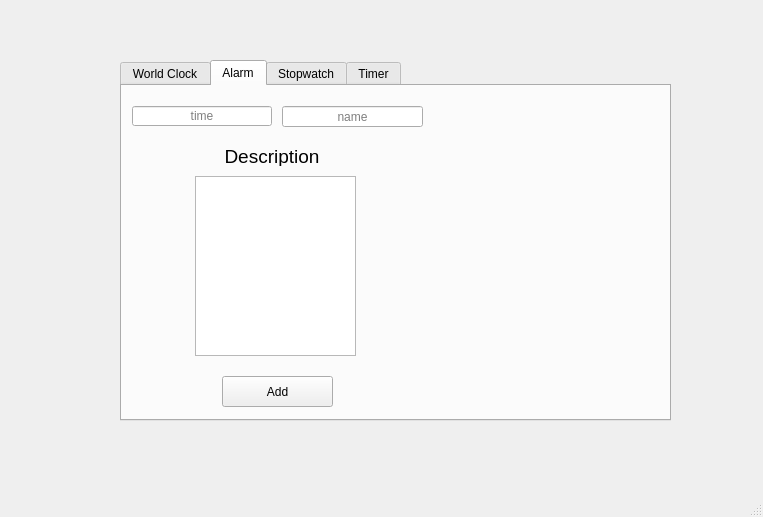
<?xml version="1.0" encoding="UTF-8"?>
<ui version="4.0">
 <class>MainWindow</class>
 <widget class="QMainWindow" name="MainWindow">
  <property name="geometry">
   <rect>
    <x>0</x>
    <y>0</y>
    <width>763</width>
    <height>517</height>
   </rect>
  </property>
  <property name="windowTitle">
   <string>MainWindow</string>
  </property>
  <widget class="QWidget" name="centralwidget">
   <widget class="QTabWidget" name="tabWidget">
    <property name="geometry">
     <rect>
      <x>120</x>
      <y>60</y>
      <width>551</width>
      <height>361</height>
     </rect>
    </property>
    <property name="currentIndex">
     <number>1</number>
    </property>
    <widget class="QWidget" name="tab">
     <attribute name="title">
      <string>World Clock</string>
     </attribute>
     <widget class="QPushButton" name="btn_ir_worldclock">
      <property name="geometry">
       <rect>
        <x>50</x>
        <y>260</y>
        <width>121</width>
        <height>31</height>
       </rect>
      </property>
      <property name="font">
       <font>
        <family>MRT_Nil 3</family>
        <pointsize>13</pointsize>
       </font>
      </property>
      <property name="text">
       <string>IR</string>
      </property>
     </widget>
     <widget class="QLabel" name="label_worldclock">
      <property name="geometry">
       <rect>
        <x>180</x>
        <y>80</y>
        <width>171</width>
        <height>51</height>
       </rect>
      </property>
      <property name="font">
       <font>
        <family>Seven Segment</family>
        <pointsize>40</pointsize>
       </font>
      </property>
      <property name="text">
       <string>0:0:0</string>
      </property>
      <property name="alignment">
       <set>Qt::AlignCenter</set>
      </property>
     </widget>
     <widget class="QPushButton" name="btn_de_worldclock">
      <property name="geometry">
       <rect>
        <x>210</x>
        <y>260</y>
        <width>121</width>
        <height>31</height>
       </rect>
      </property>
      <property name="font">
       <font>
        <family>MRT_Nil 3</family>
        <pointsize>13</pointsize>
       </font>
      </property>
      <property name="text">
       <string>DE</string>
      </property>
     </widget>
     <widget class="QPushButton" name="btn_us_worldclock">
      <property name="geometry">
       <rect>
        <x>370</x>
        <y>260</y>
        <width>121</width>
        <height>31</height>
       </rect>
      </property>
      <property name="font">
       <font>
        <family>MRT_Nil 3</family>
        <pointsize>13</pointsize>
       </font>
      </property>
      <property name="text">
       <string>us</string>
      </property>
     </widget>
    </widget>
    <widget class="QWidget" name="tab_3">
     <attribute name="title">
      <string>Alarm</string>
     </attribute>
     <widget class="QLineEdit" name="le_name_alarm">
      <property name="geometry">
       <rect>
        <x>160</x>
        <y>20</y>
        <width>141</width>
        <height>21</height>
       </rect>
      </property>
      <property name="toolTip">
       <string/>
      </property>
      <property name="whatsThis">
       <string/>
      </property>
      <property name="alignment">
       <set>Qt::AlignCenter</set>
      </property>
      <property name="placeholderText">
       <string>name</string>
      </property>
      <property name="cursorMoveStyle">
       <enum>Qt::LogicalMoveStyle</enum>
      </property>
     </widget>
     <widget class="QLineEdit" name="le_time_alarm">
      <property name="geometry">
       <rect>
        <x>10</x>
        <y>20</y>
        <width>140</width>
        <height>20</height>
       </rect>
      </property>
      <property name="alignment">
       <set>Qt::AlignCenter</set>
      </property>
      <property name="placeholderText">
       <string>time</string>
      </property>
     </widget>
     <widget class="QTextEdit" name="te_description__alarm">
      <property name="geometry">
       <rect>
        <x>73</x>
        <y>90</y>
        <width>161</width>
        <height>180</height>
       </rect>
      </property>
     </widget>
     <widget class="QLabel" name="label">
      <property name="geometry">
       <rect>
        <x>100</x>
        <y>60</y>
        <width>100</width>
        <height>20</height>
       </rect>
      </property>
      <property name="font">
       <font>
        <pointsize>14</pointsize>
       </font>
      </property>
      <property name="text">
       <string>Description</string>
      </property>
      <property name="alignment">
       <set>Qt::AlignCenter</set>
      </property>
     </widget>
     <widget class="QPushButton" name="btn_add_alarm">
      <property name="geometry">
       <rect>
        <x>100</x>
        <y>290</y>
        <width>111</width>
        <height>31</height>
       </rect>
      </property>
      <property name="text">
       <string>Add</string>
      </property>
     </widget>
     <widget class="QWidget" name="gridLayoutWidget">
      <property name="geometry">
       <rect>
        <x>310</x>
        <y>0</y>
        <width>241</width>
        <height>341</height>
       </rect>
      </property>
      <layout class="QGridLayout" name="gridLayout"/>
     </widget>
    </widget>
    <widget class="QWidget" name="tab_4">
     <attribute name="title">
      <string>Stopwatch</string>
     </attribute>
     <widget class="QLabel" name="label_stopwatch">
      <property name="geometry">
       <rect>
        <x>180</x>
        <y>60</y>
        <width>171</width>
        <height>51</height>
       </rect>
      </property>
      <property name="font">
       <font>
        <family>Seven Segment</family>
        <pointsize>40</pointsize>
       </font>
      </property>
      <property name="text">
       <string>0:0:0</string>
      </property>
      <property name="alignment">
       <set>Qt::AlignCenter</set>
      </property>
     </widget>
     <widget class="QPushButton" name="btn_start_stopwatch">
      <property name="geometry">
       <rect>
        <x>50</x>
        <y>240</y>
        <width>121</width>
        <height>31</height>
       </rect>
      </property>
      <property name="text">
       <string>Start</string>
      </property>
     </widget>
     <widget class="QPushButton" name="btn_stop_stopwatch">
      <property name="geometry">
       <rect>
        <x>370</x>
        <y>240</y>
        <width>121</width>
        <height>31</height>
       </rect>
      </property>
      <property name="text">
       <string>Stop</string>
      </property>
     </widget>
     <widget class="QPushButton" name="btn_reset_stopwatch">
      <property name="geometry">
       <rect>
        <x>210</x>
        <y>240</y>
        <width>121</width>
        <height>31</height>
       </rect>
      </property>
      <property name="text">
       <string>Reset</string>
      </property>
     </widget>
    </widget>
    <widget class="QWidget" name="tab_2">
     <attribute name="title">
      <string>Timer</string>
     </attribute>
     <widget class="QLineEdit" name="tb_h">
      <property name="geometry">
       <rect>
        <x>141</x>
        <y>50</y>
        <width>70</width>
        <height>70</height>
       </rect>
      </property>
      <property name="minimumSize">
       <size>
        <width>70</width>
        <height>70</height>
       </size>
      </property>
      <property name="maximumSize">
       <size>
        <width>70</width>
        <height>70</height>
       </size>
      </property>
      <property name="font">
       <font>
        <family>Seven Segment</family>
        <pointsize>40</pointsize>
       </font>
      </property>
      <property name="text">
       <string>0</string>
      </property>
      <property name="alignment">
       <set>Qt::AlignCenter</set>
      </property>
     </widget>
     <widget class="QLineEdit" name="tb_m">
      <property name="geometry">
       <rect>
        <x>240</x>
        <y>50</y>
        <width>70</width>
        <height>70</height>
       </rect>
      </property>
      <property name="minimumSize">
       <size>
        <width>70</width>
        <height>70</height>
       </size>
      </property>
      <property name="maximumSize">
       <size>
        <width>70</width>
        <height>70</height>
       </size>
      </property>
      <property name="font">
       <font>
        <family>Seven Segment</family>
        <pointsize>40</pointsize>
       </font>
      </property>
      <property name="text">
       <string>15</string>
      </property>
      <property name="alignment">
       <set>Qt::AlignCenter</set>
      </property>
     </widget>
     <widget class="QLineEdit" name="tb_s">
      <property name="geometry">
       <rect>
        <x>340</x>
        <y>50</y>
        <width>70</width>
        <height>70</height>
       </rect>
      </property>
      <property name="minimumSize">
       <size>
        <width>70</width>
        <height>70</height>
       </size>
      </property>
      <property name="maximumSize">
       <size>
        <width>70</width>
        <height>70</height>
       </size>
      </property>
      <property name="font">
       <font>
        <family>Seven Segment</family>
        <pointsize>40</pointsize>
       </font>
      </property>
      <property name="text">
       <string>30</string>
      </property>
      <property name="alignment">
       <set>Qt::AlignCenter</set>
      </property>
     </widget>
     <widget class="QPushButton" name="btn_stop_timer">
      <property name="geometry">
       <rect>
        <x>290</x>
        <y>260</y>
        <width>121</width>
        <height>31</height>
       </rect>
      </property>
      <property name="text">
       <string>Stop</string>
      </property>
     </widget>
     <widget class="QPushButton" name="btn_start_timer">
      <property name="geometry">
       <rect>
        <x>130</x>
        <y>260</y>
        <width>121</width>
        <height>31</height>
       </rect>
      </property>
      <property name="text">
       <string>Start</string>
      </property>
     </widget>
     <widget class="QLineEdit" name="lineEdit_2">
      <property name="geometry">
       <rect>
        <x>218</x>
        <y>50</y>
        <width>15</width>
        <height>70</height>
       </rect>
      </property>
      <property name="minimumSize">
       <size>
        <width>15</width>
        <height>70</height>
       </size>
      </property>
      <property name="maximumSize">
       <size>
        <width>15</width>
        <height>70</height>
       </size>
      </property>
      <property name="font">
       <font>
        <family>Seven Segment</family>
        <pointsize>40</pointsize>
       </font>
      </property>
      <property name="text">
       <string>:</string>
      </property>
      <property name="alignment">
       <set>Qt::AlignCenter</set>
      </property>
     </widget>
     <widget class="QLineEdit" name="lineEdit_3">
      <property name="geometry">
       <rect>
        <x>317</x>
        <y>50</y>
        <width>15</width>
        <height>70</height>
       </rect>
      </property>
      <property name="minimumSize">
       <size>
        <width>15</width>
        <height>70</height>
       </size>
      </property>
      <property name="maximumSize">
       <size>
        <width>15</width>
        <height>70</height>
       </size>
      </property>
      <property name="font">
       <font>
        <family>Seven Segment</family>
        <pointsize>40</pointsize>
       </font>
      </property>
      <property name="text">
       <string>:</string>
      </property>
      <property name="alignment">
       <set>Qt::AlignCenter</set>
      </property>
     </widget>
    </widget>
   </widget>
  </widget>
  <widget class="QMenuBar" name="menubar">
   <property name="geometry">
    <rect>
     <x>0</x>
     <y>0</y>
     <width>763</width>
     <height>21</height>
    </rect>
   </property>
  </widget>
  <widget class="QStatusBar" name="statusbar"/>
 </widget>
 <resources/>
 <connections/>
</ui>
